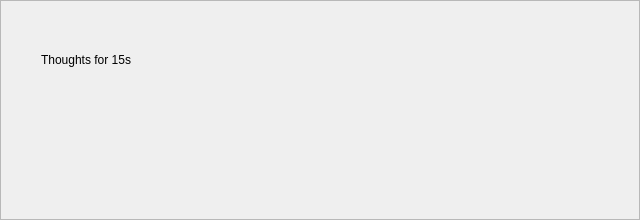
<?xml version="1.0" encoding="UTF-8"?>
<ui version="4.0">
 <class>ThoughtsComponent</class>
 <widget class="QCustomComponent" name="ThoughtsComponent">
  <property name="geometry">
   <rect><x>0</x><y>0</y><width>640</width><height>220</height></rect>
  </property>
  <layout class="QVBoxLayout" name="thoughtsOuter">
   <property name="spacing"><number>0</number></property>
   <property name="leftMargin"><number>0</number></property>
   <property name="topMargin"><number>0</number></property>
   <property name="rightMargin"><number>0</number></property>
   <property name="bottomMargin"><number>0</number></property>
   <item>
    <widget class="QFrame" name="thoughtsFrame">
     <property name="frameShape"><enum>QFrame::StyledPanel</enum></property>
     <layout class="QVBoxLayout" name="thoughtsLayout">
      <property name="spacing"><number>8</number></property>
      <property name="leftMargin"><number>14</number></property>
      <property name="topMargin"><number>12</number></property>
      <property name="rightMargin"><number>14</number></property>
      <property name="bottomMargin"><number>12</number></property>
      <item>
       <layout class="QHBoxLayout" name="thoughtsHeader">
        <item><widget class="QLabel" name="thoughtsDot"><property name="minimumSize"><size><width>18</width><height>18</height></size></property><property name="maximumSize"><size><width>18</width><height>18</height></size></property><property name="text"><string/></property></widget></item>
        <item><widget class="QLabel" name="thoughtsTitle"><property name="text"><string>Thoughts for 15s</string></property></widget></item>
        <item><spacer name="thoughtsSpacer"><property name="orientation"><enum>Qt::Horizontal</enum></property><property name="sizeHint" stdset="0"><size><width>40</width><height>10</height></size></property></spacer></item>
       </layout>
      </item>
      <item>
       <widget class="QCustomCodeEditor" name="codeEditor" native="true"/>
      </item>
     </layout>
    </widget>
   </item>
  </layout>
 </widget>
 <customwidgets>
  <customwidget>
   <class>QCustomComponent</class>
   <extends>QWidget</extends>
   <header>Custom_Widgets.QCustomComponent</header>
   <container>1</container>
  </customwidget>
  <customwidget>
   <class>QCustomCodeEditor</class>
   <extends>QWidget</extends>
   <header>Custom_Widgets.QCustomCodeEditor</header>
   <container>1</container>
  </customwidget>
 </customwidgets>
 <resources/>
 <connections/>
</ui>
